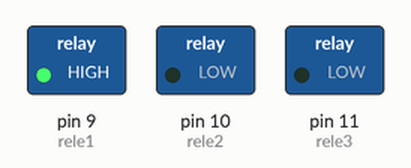
This sketch was run on a simulated Arduino Uno, built with avr-gcc and run on an emulated ATmega328P. Parts: switched loads named in the sketch (green lamp = pin HIGH).

Above: at 2.5 s.
At 7.5 s:
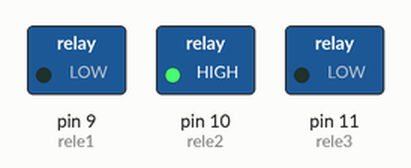
At 12.5 s:
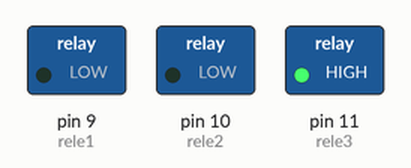
Timing chart, 0 to 19.5 s (numbered marks = the images above):
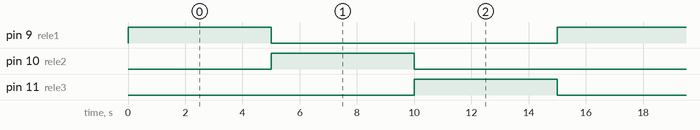

The sketch:

arduino_3_reles_0.1.ino
```cpp
// Definir pines de relé
const int rele1 = 9;
const int rele2 = 10;
const int rele3 = 11;

void setup() {
  // Configurar pines como salida
  pinMode(rele1, OUTPUT);
  pinMode(rele2, OUTPUT);
  pinMode(rele3, OUTPUT);

  // Asegurar que los relés estén apagados al inicio
  digitalWrite(rele1, LOW);
  digitalWrite(rele2, LOW);
  digitalWrite(rele3, LOW);
}

void loop() {
  // Encender relé 1 por 5 segundos
  digitalWrite(rele1, HIGH);
  delay(5000);
  digitalWrite(rele1, LOW);

  // Encender relé 2 por 5 segundos
  digitalWrite(rele2, HIGH);
  delay(5000);
  digitalWrite(rele2, LOW);

  // Encender relé 3 por 5 segundos
  digitalWrite(rele3, HIGH);
  delay(5000);
  digitalWrite(rele3, LOW);
}
```

Measured:
- by itself, pin 9 (rele1), pin 10 (rele2), pin 11 (rele3): alternates HIGH for 5.0 s and LOW for 10.0 s
- by itself, everything shown: repeats every 15.0 s, in 4 steps
